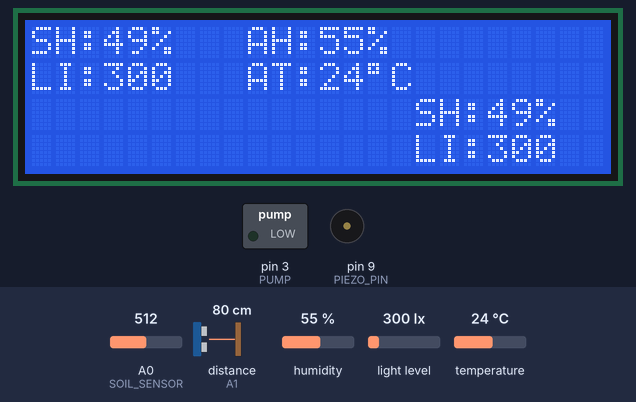
The sketch below on a simulated Arduino Uno, built with avr-gcc and run on an emulated ATmega328P. Shown: 24×4 character LCD, switched loads named in the sketch (green lamp = pin HIGH), buzzer (waves = sounding). Wiring (inferred from the names in the program): ultrasonic range finder: trigger pin 13; echo A1. The test bench sets the inputs (shaded band); at power-on: distance to the obstacle (sensor on A1) 80 cm, humidity 55 %, A0 (SOIL_SENSOR) = 512, light level 300 lx, temperature 24 °C. The echo pulse lasts 58.3 µs per cm; pins used as bus, display or sensor lines are not drawn; what the sketch prints to the serial monitor is not drawn.

Above: at 1.2 s.
1.3 s: distance to the obstacle (sensor on A1) set to 2 cm
At 8.4 s:
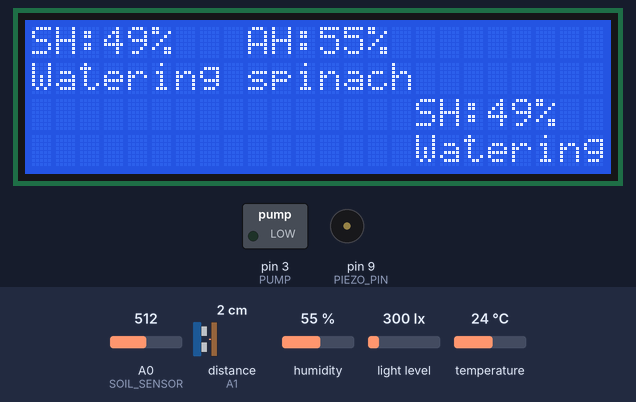
9.3 s: humidity set to 22 %
At 15.6 s:
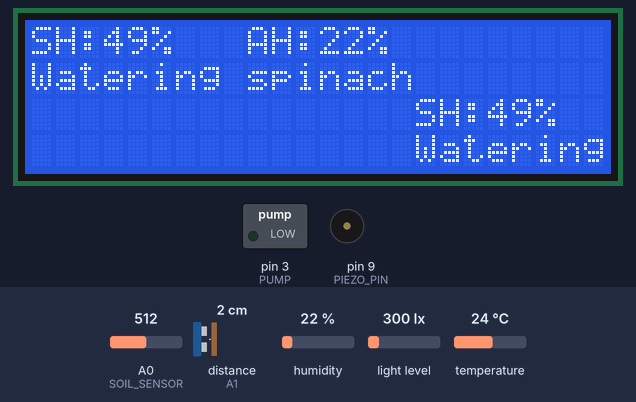
16.4 s: A0 (SOIL_SENSOR) set to 498
At 17.5 s:
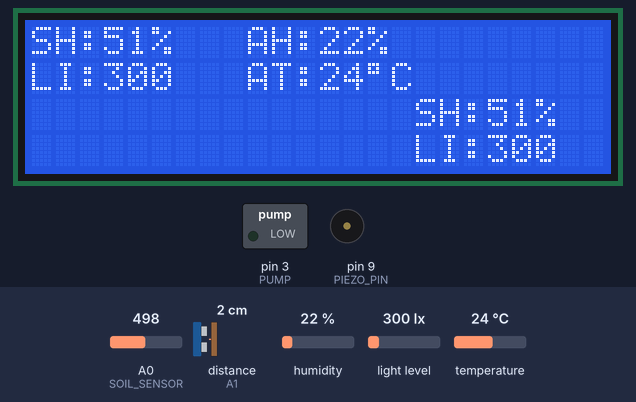
20.5 s: A0 (SOIL_SENSOR) set to 992
At 22.2 s:
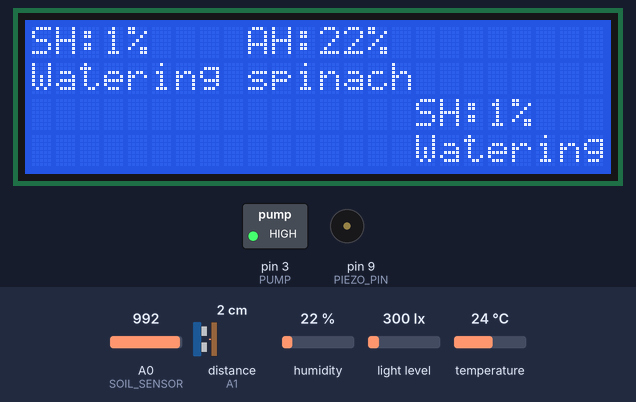
28.5 s: light level set to 40 lx
At 28.68 s:
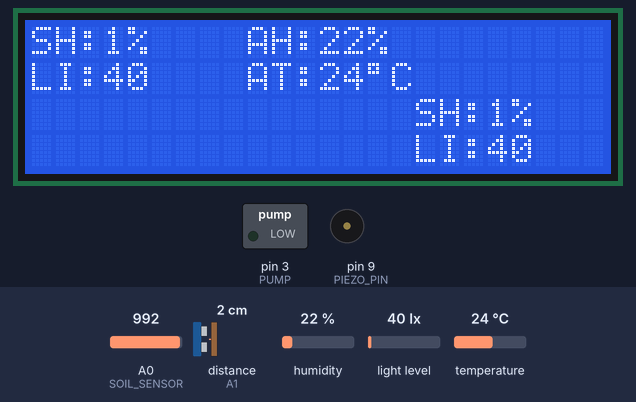
32.6 s: distance to the obstacle (sensor on A1) set to 18 cm
At 37.6 s:
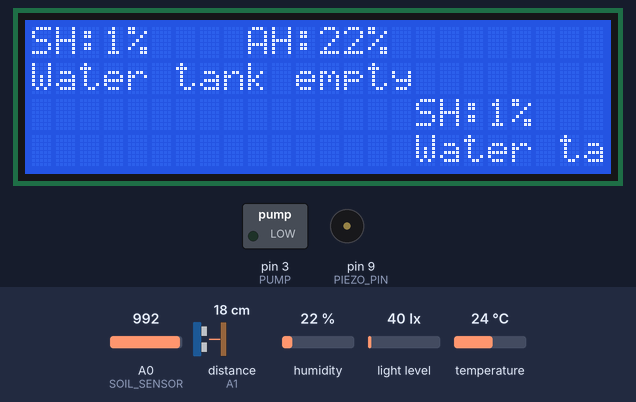
Timing chart, 0 to 39.4 s (numbered marks = the images above; inputs shaded):
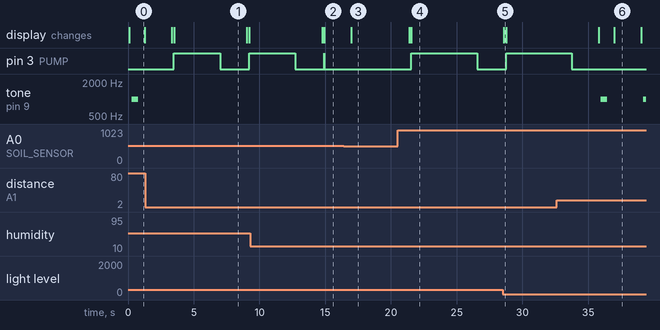

Measured:
- the behaviour switches between 510 and 509 on A0 (SOIL_SENSOR) (found by bisection; images 2 and 3)
- after the input at 1.3 s, pin 3 (PUMP): LOW → HIGH after 2.2 s, → LOW 3.5 s later, → HIGH 2.2 s later; tone on pin 9 (PIEZO_PIN): stops changing and stays silent; the display: first differs from a run without the input after 2.2 s (image 1)
- after the input at 9.3 s, the display: first changes after 5.5 s (image 2 shows a later state)
- after the input at 16.4 s, pin 3 (PUMP): stops changing and stays LOW; the display: changes after 0.58 s (image 3)
- after the input at 20.5 s, pin 3 (PUMP): LOW → HIGH after 1.0 s, → LOW 5.0 s later; the display: first changes after 0.88 s (image 4 shows a later state)
- after the input at 28.5 s, the display: changes after 0.09 s (image 5)
- after the input at 32.6 s, pin 3 (PUMP): goes on until 33.8 s, then stays LOW; tone on pin 9 (PIEZO_PIN): silent → 1000 Hz after 3.4 s, → silent 0.50 s later, → 1000 Hz 2.7 s later

The sketch:

auto-irigation.ino
```cpp
#include <LiquidCrystal_I2C.h>
#include <Wire.h>
#include <DHT.h>
#include <BH1750FVI.h>

#define SOIL_SENSOR A0
#define DISTANCE_TRIG 13
#define DISTANCE_ECHO A1
#define DHTTYPE DHT22
#define DHTPIN 2
#define PUMP 3
#define PIEZO_PIN 9

// Inisialisasi variabel
int air_temperature = 0;
int air_humidity = 0;
int soil_humidity = 0;
int water_distance = 0;
uint16_t light_intensity = 0;
int optimal_soil_humidity_range = 0;
int humidity_difference = 0;
bool pumpIsActive = false;
int watering_duration = 0;

//Inisialisasi servo, LCD, dan DHT22
LiquidCrystal_I2C lcd(0x27, 24, 4);
DHT dht (DHTPIN, DHTTYPE);
BH1750FVI lightMeter(BH1750FVI::k_DevModeContLowRes);

// Mendapatkan jarak permukaan air dengan sensor untuk menentukan jumlah air yang tersisa
int getDistance() {
  digitalWrite(DISTANCE_TRIG, LOW);
  delayMicroseconds(2);
  digitalWrite(DISTANCE_TRIG, HIGH);
  delayMicroseconds(10);
  digitalWrite(DISTANCE_TRIG, LOW);

  int duration = pulseIn(DISTANCE_ECHO, HIGH);
  int distance = duration * 0.034 / 2;
  return distance;
}

void setup() {
// Menentukan pinmode dari setiap komponen
  Serial.begin(9600);
  Wire.begin();

  pinMode(PIEZO_PIN, OUTPUT);
  pinMode(DISTANCE_TRIG, OUTPUT);
  pinMode(DISTANCE_ECHO, INPUT);
  pinMode(SOIL_SENSOR, INPUT);
  pinMode(PUMP, OUTPUT);
// Inisialisasi servo dan sensor DHT
  dht.begin();
  lightMeter.begin();
  lightMeter.SetMode(0b00010000);
// Inisialisasi LCD
  lcd.init();
  lcd.backlight();
  digitalWrite(PUMP, LOW);
}

void loop() {
  watering_duration = 0;
// Mengambil data dari sensor
  air_humidity = dht.readHumidity();
  air_temperature = dht.readTemperature();
  soil_humidity = 100 - (analogRead(SOIL_SENSOR) / 10);
  water_distance = getDistance();
  light_intensity = lightMeter.GetLightIntensity();

// Menampilkan data pada layar LCD
  lcd.clear();
  lcd.setCursor(0,0);
  lcd.print("SH:"); //SH: Soil Humidity
  lcd.setCursor(9, 0);
  lcd.print("AH:"); //AH: Air Humidity
  lcd.setCursor(0,1);
  lcd.print("LI:     "); //LI: Light Intensity
  lcd.setCursor(9, 1);
  lcd.print("AT:"); //AT: Air Temperature
  lcd.setCursor(3, 0);
  lcd.print(soil_humidity);
  lcd.print("%");
  lcd.setCursor(12, 0);
  lcd.print(air_humidity);
  lcd.print("%");
  lcd.setCursor(3, 1);
  lcd.print(light_intensity);
  lcd.setCursor(12, 1);
  lcd.print(air_temperature);
  lcd.print((char)223); //Menampilkan simbol derajat
  lcd.print("C");

// Menampilkan konsol debug
  Serial.print("\nSoil humidity: ");
  Serial.print(soil_humidity);
  Serial.print("\n\nAir Temperature: ");
  Serial.print(air_temperature);
  Serial.print("\nAir Humidity: ");
  Serial.print(air_humidity);


// Menentukan kelembapan tanah optimal berdasarkan suhu dan kelembapan udara //
  if (air_temperature >= 25 && air_humidity >= 60) {
    optimal_soil_humidity_range = 80;
  } else if (air_temperature >= 20 && air_humidity >= 50) {
    optimal_soil_humidity_range = 70;
  } else if (air_temperature >= 15 && air_humidity >= 40) {
    optimal_soil_humidity_range = 60;
  } else {
    optimal_soil_humidity_range = 50;
  }

// Menampilkan data debug
  Serial.print("\nOptimal soil humidity range: ");
  Serial.print(optimal_soil_humidity_range);
  Serial.print("\nWatering duration (before): ");
  Serial.print(watering_duration);

    /* Memeriksa apakah nilai pembacaan sensor berubah dari iterasi sebelumnya,
   Jika ya, maka perbarui data lama dengan data baru */
  if (soil_humidity < optimal_soil_humidity_range && water_distance < 10) {
    pumpIsActive = true;
  } else {
    pumpIsActive = false;
  }

// Menentukan durasi penyiraman berdasarkan perbedaan kelembapan
  humidity_difference = optimal_soil_humidity_range - soil_humidity;

  if (humidity_difference < 10) {
    watering_duration = 0;
  } else if (humidity_difference >= 10 && humidity_difference < 20) {
    watering_duration = 3000;
  } else if (humidity_difference >= 20 && humidity_difference < 30) {
    watering_duration = 4500;
  } else {
    watering_duration = 6000;
  }

// Menampilkan konsol debug
  Serial.print("\nHumidity difference: ");
  Serial.print(humidity_difference);
  Serial.print("\nWatering duration (before adjustment): ");
  Serial.print(watering_duration);

// Menyesuaikan durasi penyiraman berdasarkan intensitas cahaya yang diterima sensor
  if (light_intensity < 3000) {
      watering_duration -= 1000;
  } else if (light_intensity > 5000) {
      watering_duration += 1000;
  }

  if(watering_duration <= 0) {
    watering_duration = 0;
  }

// Menampilkan konsol debug
  Serial.print("\nWatering duration (after): ");
  Serial.print(watering_duration);

// Memeriksa apakah nilai berubah, jika ya, maka servo akan aktif
  if (pumpIsActive) {
    digitalWrite(PUMP, HIGH);
    lcd.setCursor(0, 1);
    lcd.print("Watering spinach ");
    delay(watering_duration);
    digitalWrite(PUMP, LOW);
    Serial.print(watering_duration);
  }

// Membunyikan buzzer jika air sudah hampir habis
  if (water_distance > 10) {
      digitalWrite(PIEZO_PIN, HIGH);
      tone(PIEZO_PIN, 1000);
      delay(500);
      noTone(PIEZO_PIN);
      delay(500);
      lcd.setCursor(0, 1);
      lcd.print("Water tank empty");
    }
    digitalWrite(PUMP, LOW);
    delay(2000);
}
```
